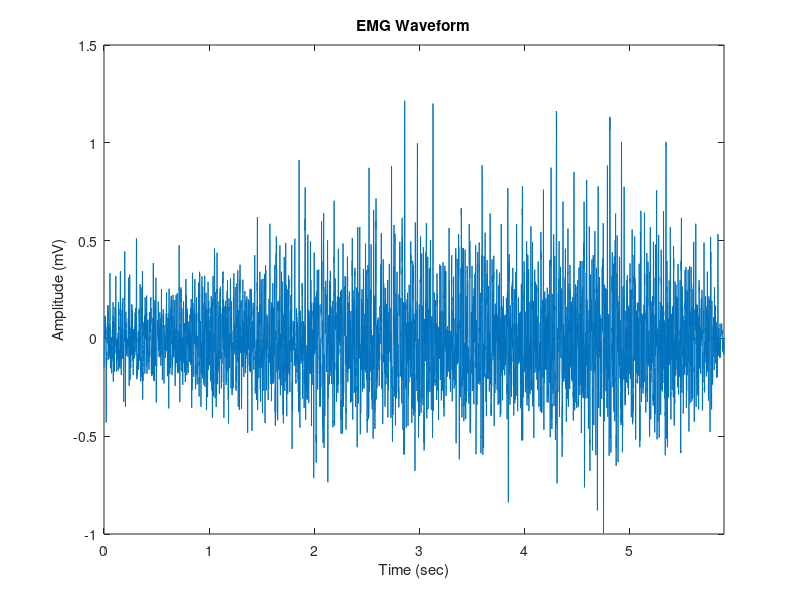
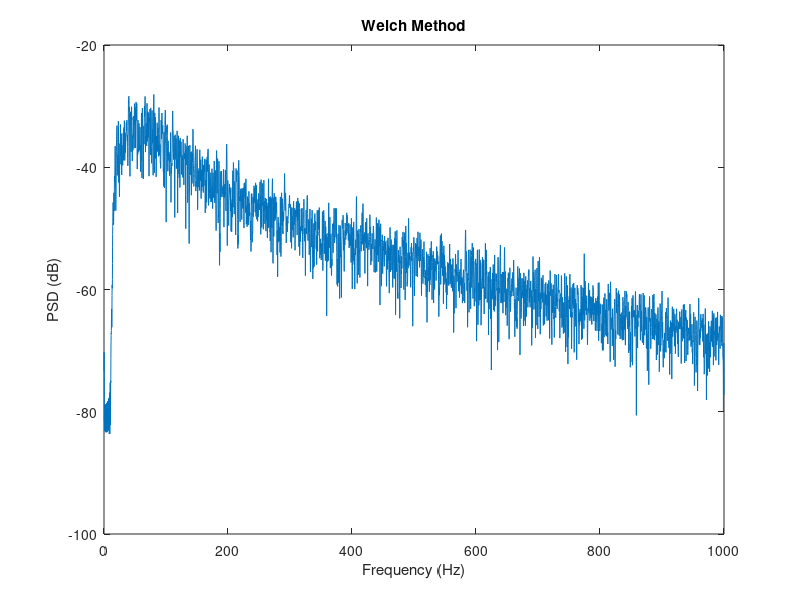
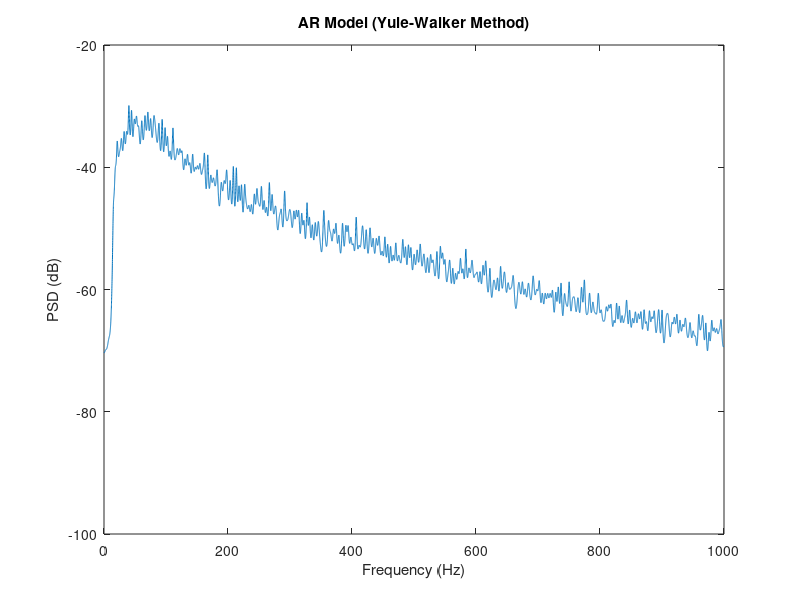
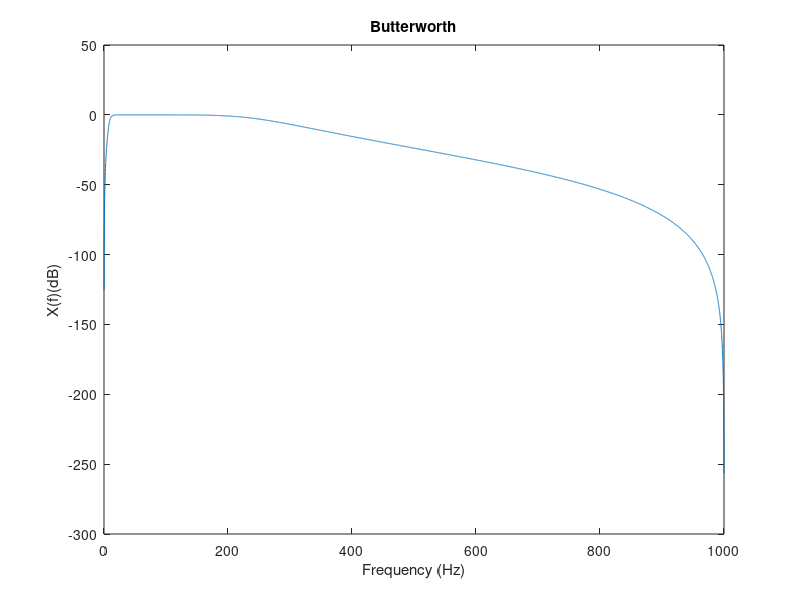

Here is the MATLAB script that generated these plots, in order:
clear all;
close all;

%% ======================================================= %%
% ELEC 6081 Biomedical Signals and Systems
% Assignment 1
% by Zhiguo Zhang, 09/2013

%% Load data and specify parameters
load assg1_emgdata % load data
N = length(emg); % data length
t = [1:N]/Fs; % time axis
%% Display EMG data
figure
plot(t,emg)
xlabel('Time (sec)')
ylabel('Amplitude (mV)')
title('EMG Waveform')
set(gca,'xlim',[0, max(t)]) % set the limits of time in the plot
%% Calculate PSD of original signal using Welch Method
nfft = 2^nextpow2(N);
[PS,F] = pwelch(detrend(emg),hamming(5000),[],nfft, Fs);%default is hamming window with 50% overlap, change segment length 2000,1000, 5000
figure
plot(F,10*log10(PS))
xlabel('Frequency (Hz)')
ylabel('PSD (dB)')
title('Welch Method')
set(gca,'xlim',[0, Fs/2],'ylim',[-100 -20]) % set the limits of frequency and PSD in the plot
%% Calculate AR-based PSD of original signal using Yule-Walker Method
%model order selection AIC
for p = 1:200 %model order from 1 to 200
    [junk_ar_coeffs, NoiseVariance(p)] = aryule(emg, p);
    aic(p) = N*log(NoiseVariance(p)) + 2*p;
end
[junk, p_aic] = min(aic); %optimal order seleted by AIC
p = 500; %model order
nfft =  2^nextpow2(N);
[PS, F] = pyulear(emg, p, nfft, Fs);
figure
plot(F,10*log10(PS))
xlabel('Frequency (Hz)')
ylabel('PSD (dB)')
title('AR Model (Yule-Walker Method)')
set(gca,'xlim',[0, Fs/2],'ylim',[-100 -20]) % set the limits of frequency and PSD in the plot
%% 6-order Butterworth bandpass filter
wn = [10 250]/(Fs/2);
[b, a] = butter(3,wn,'bandpass');
[h,f] = freqz(b, a, N, Fs);
h = 20*log10(abs(h));
figure
semilogx(f,h, 'b'); axis tight
plot(f, h)
xlabel('Frequency (Hz)'); ylabel('X(f)(dB)');
title('Butterworth');

%apply filter to original signal
y = filter(b, a, emg);
y2 = filtfilt(b, a, emg);

N = length(emg); % data length
t = [1:N]/Fs; % time axis %select 101 to 200
figure
hold on
plot(t,emg,'r')
plot(t,y,'g')
plot(t,y2,'b')
xlabel('Time (sec)')
ylabel('Amplitude (mV)')
title('EMG Waveform with Bandpass Butterworth Filter')
set(gca,'xlim',[101/Fs, 200/Fs]) % set the limits of time in the plot
legend('emg signal','filter', 'filtfilt')

%% Calculate PSD of filtfilt signal using periodogram
x = detrend(y2); % detrending
nfft = 2.^nextpow2(N); % number of FFT points
[P_per, f] = periodogram(x,[],nfft,Fs); % calculate periodogram

%% Display PSD of filtifilt signal using periodogram
figure
plot(f,10*log10(P_per))
xlabel('Frequency (Hz)')
ylabel('PSD (dB)')
title('Signal through filtfilt Periodogram')
set(gca,'xlim',[0, Fs/2],'ylim',[-100 -20]) % set the limits of frequency and PSD in the plot
%% Calculate PSD of filtfilt signal using Welch Method
nfft = 2^nextpow2(N);
[PS,F] = pwelch(detrend(y2),hamming(5000),[],nfft, Fs);%default is hamming window with 50% overlap, change segment length 2000,1000, 5000
figure
plot(F,10*log10(PS))
xlabel('Frequency (Hz)')
ylabel('PSD (dB)')
title('Signal through filtfilt Welch Method')
set(gca,'xlim',[0, Fs/2],'ylim',[-100 -20]) % set the limits of frequency and PSD in the plot
%% Calculate AR-based PSD of filtfilt signal using Yule-Walker Method
%model order selection AIC
for p = 1:200 %model order from 1 to 200
    [junk_ar_coeffs, NoiseVariance(p)] = aryule(y2, p);
    aic(p) = N*log(NoiseVariance(p)) + 2*p;
    %bic(p) = N*log(NoiseVariance(p)) + log(N)*p;
    %fpe(p) = (NoiseVariance(p))*(N+p+1)/(N-p-1);
end
[junk, p_aic] = min(aic); %optimal order seleted by AIC
%[junk, p_bic] = min(aic); %optimal order seleted by BIC
%[junk, p_fpe] = min(aic); %optimal order seleted by FPE

p = p_aic; %model order
nfft =  2^nextpow2(N);
[PS, F] = pyulear(y2, p, nfft, Fs);
figure
plot(F,10*log10(PS))
xlabel('Frequency (Hz)')
ylabel('PSD (dB)')
title('Signal through filtfilt AR Model (Yule-Walker Method)')
set(gca,'xlim',[0, Fs/2],'ylim',[-100 -20]) % set the limits of frequency and PSD in the plot
%% PSD of original signal vs filtfilt signal using Welch Method
nfft = 2^nextpow2(N);
[PS0,F0] = pwelch(detrend(emg),hamming(5000),[],nfft, Fs);%default is hamming window with 50% overlap, original signal
[PS1,F1] = pwelch(detrend(y2),hamming(5000),[],nfft, Fs);%default is hamming window with 50% overlap, filtered signal

figure
hold on
plot(F0,10*log10(PS0), 'b')
plot(F1,10*log10(PS1),'r')
xlabel('Frequency (Hz)')
ylabel('PSD (dB)')
title('PSD or original signal vs filtered signal Welch Method')
set(gca,'xlim',[0, Fs/2],'ylim',[-100 -20]) % set the limits of frequency and PSD in the plot
legend('original emg signal', 'filtfilt filtered emg signal')
%% Calculate periodogram of original signal
x = detrend(emg); % detrending
nfft = 2.^nextpow2(N); % number of FFT points
[P_per, f] = periodogram(x,[],nfft,Fs); % calculate periodogram
%% Display periodogram of original signal
figure
plot(f,10*log10(P_per))
xlabel('Frequency (Hz)')
ylabel('PSD (dB)')
title('EMG Periodogram')
set(gca,'xlim',[0, Fs/2],'ylim',[-100 -20]) % set the limits of frequency and PSD in the plot
%% Downsample EMG Signal
emg = decimate(emg,4); %orignal Fs is 2000, reduce by 4 to Fs of 500
Fs = 500;
N = length(emg); % data length
t = [1:N]/Fs; % time axis
figure
plot(t,emg)
xlabel('Time (sec)')
ylabel('Amplitude (mV)')
title('Downsampled EMG Waveform')
set(gca,'xlim',[0, max(t)]) % set the limits of time in the plot
%% Calculate periodogram of downsampled signal
x = detrend(emg); % detrending
nfft = 2.^nextpow2(N); % number of FFT points
[P_per, f] = periodogram(x,[],nfft,Fs); % calculate periodogram

%% Display periodogram of downsampled signal
figure
plot(f,10*log10(P_per))
xlabel('Frequency (Hz)')
ylabel('PSD (dB)')
title('Downsampled EMG Periodogram')
set(gca,'xlim',[0, Fs/2],'ylim',[-100 -20]) % set the limits of frequency and PSD in the plot
